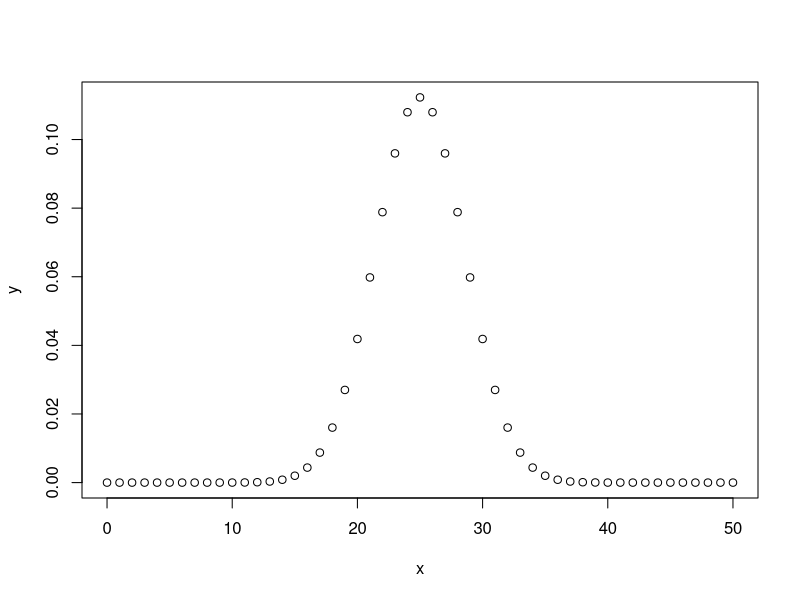
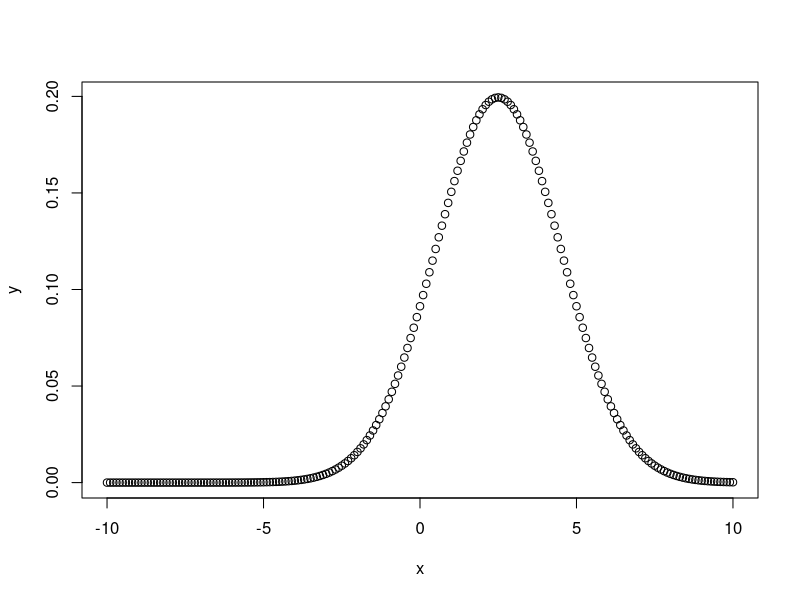
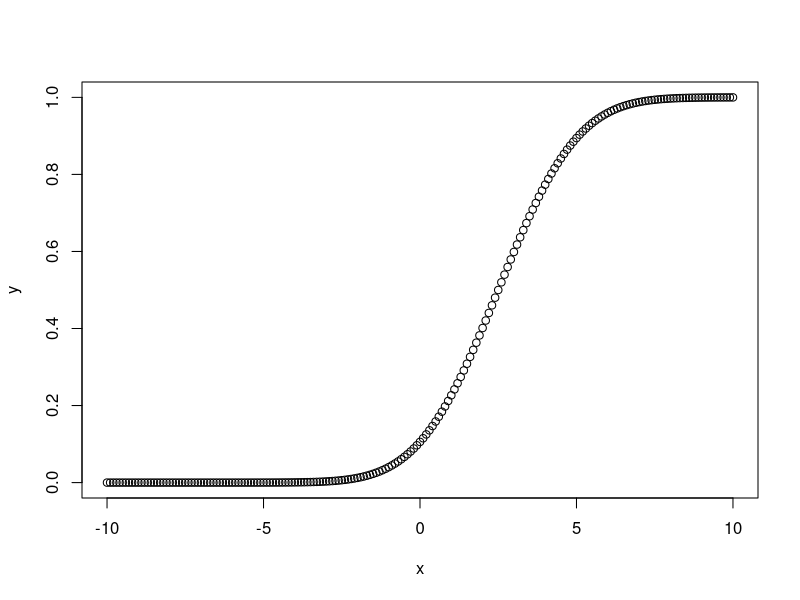
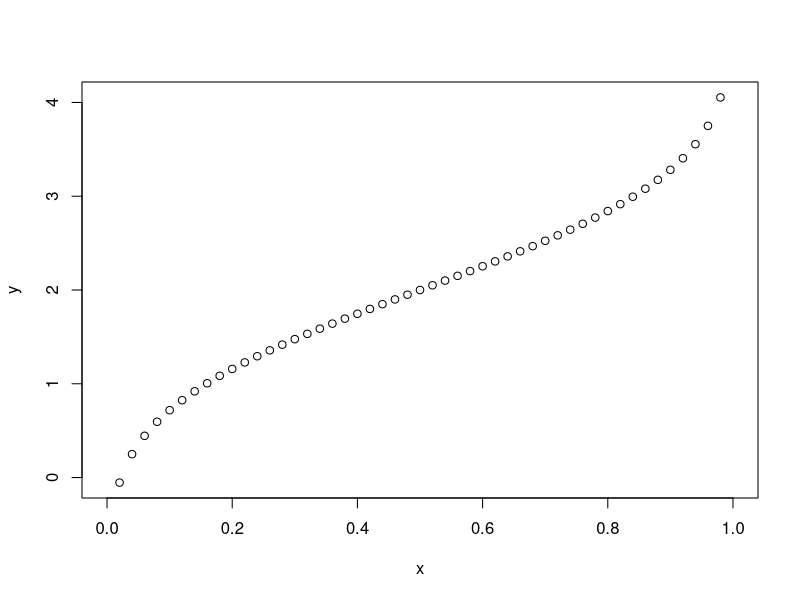
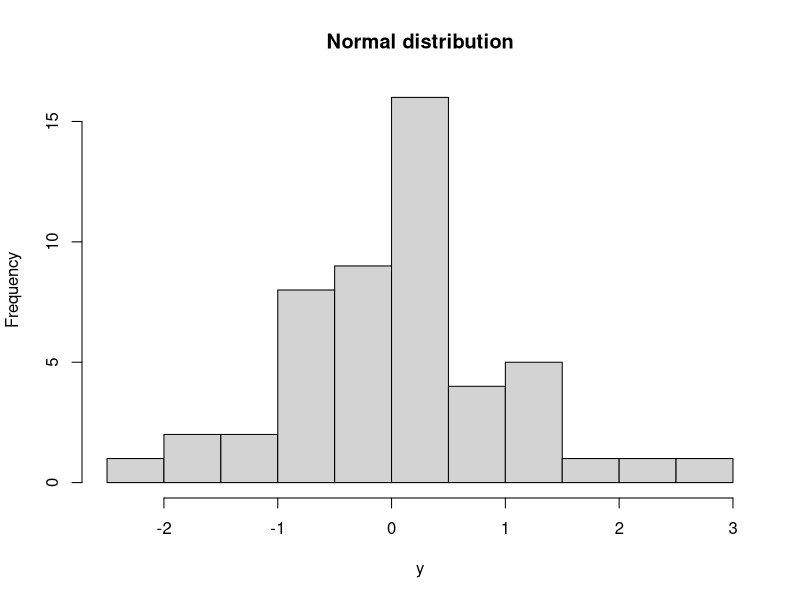

The R script that drew these images, in order:
#binomial distribution & Normal Distribution
#Suppose there are twelve multiple choice questions in an English class quiz. Each question has five possible answers, and only one of them is correct.Write a R code to find the probability of having four or less correct answers if a student attempts to answer every question at random 

x  = dbinom(4, size=12, prob=0.2) 
sprintf("%s is the probability of attempting 4 question correctly",x)
y = pbinom(4, size=12, prob=0.2) 
sprintf("%s is the probability of attempting less than equal to 4 ",y)

#Write a R code to plot a binomial distribution with random  variables  taking values from  0 to 50 and probability of the success is 0.5.

x = seq(0,50,by = 1)
print(x)
y = dbinom(x,50,0.5)
png(file = "dbinom.png")
plot(x,y)
dev.off()

#Write  R code to find the number of heads that have a probability of 0.25 will come out when a coin is tossed 51 times .
x= qbinom(0.25,51,0.5)
sprintf("%s is the number of times head appears in 51 trial if probability is 0.25",x)

#Write  R code to find 8 random variables from a sample of 150 with probability of 0.4.
x = rbinom(8,150,0.4) 
sprintf("%s  are the random numbers in the sample of 150  with probability 0.4",x)

# Normal distribution 

#Write a R code to plot a normal  distribution with random  variable  taking values between -10 to 10 , mean=2.5 and s.d=2.
x = seq(-10, 10, by=0.1)
y = dnorm(x, mean = 2.5, sd = 2)
png(file="pnormExample.png")
plot(x, y)
dev.off()

#Write R code to create a sequence of number between -10 to 10 incrementing by 0.2 and plot cumulative frequency distribution 

x = seq(-10, 10, by=0.1)
y = pnorm(x, mean = 2.5, sd = 2)
png(file="pnormExample1.png")
plot(x, y)
dev.off()

#Write  R code to plot graph  with function take the probability value  and gives a number whose cumulative  value matches the probability 
x= seq(0,1,by =0.02)
y= qnorm(x,mean=2,sd=1)
png(file= "qnorm.png")
plot(x,y)
dev.off()


#Write a  R code to generate a random number whose distribution is normal.
y= rnorm(50)
png(file= "rnorm.png")
hist(y,main= "Normal distribution")
dev.off()
